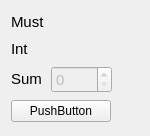
<?xml version="1.0" encoding="UTF-8"?>
<ui version="4.0">
 <class>RuneCutSelector</class>
 <widget class="QWidget" name="RuneCutSelector">
  <property name="geometry">
   <rect>
    <x>0</x>
    <y>0</y>
    <width>150</width>
    <height>136</height>
   </rect>
  </property>
  <property name="sizePolicy">
   <sizepolicy hsizetype="Fixed" vsizetype="Fixed">
    <horstretch>0</horstretch>
    <verstretch>0</verstretch>
   </sizepolicy>
  </property>
  <property name="minimumSize">
   <size>
    <width>150</width>
    <height>0</height>
   </size>
  </property>
  <property name="maximumSize">
   <size>
    <width>150</width>
    <height>16777215</height>
   </size>
  </property>
  <property name="windowTitle">
   <string>Form</string>
  </property>
  <layout class="QGridLayout" name="gridLayout" columnstretch="0,1">
   <item row="0" column="0">
    <widget class="QLabel" name="label_2">
     <property name="sizePolicy">
      <sizepolicy hsizetype="Fixed" vsizetype="Fixed">
       <horstretch>0</horstretch>
       <verstretch>0</verstretch>
      </sizepolicy>
     </property>
     <property name="minimumSize">
      <size>
       <width>0</width>
       <height>20</height>
      </size>
     </property>
     <property name="maximumSize">
      <size>
       <width>35</width>
       <height>20</height>
      </size>
     </property>
     <property name="font">
      <font>
       <pointsize>11</pointsize>
      </font>
     </property>
     <property name="text">
      <string>Must</string>
     </property>
    </widget>
   </item>
   <item row="1" column="0">
    <widget class="QLabel" name="label">
     <property name="sizePolicy">
      <sizepolicy hsizetype="Fixed" vsizetype="Fixed">
       <horstretch>0</horstretch>
       <verstretch>0</verstretch>
      </sizepolicy>
     </property>
     <property name="minimumSize">
      <size>
       <width>0</width>
       <height>20</height>
      </size>
     </property>
     <property name="maximumSize">
      <size>
       <width>35</width>
       <height>20</height>
      </size>
     </property>
     <property name="font">
      <font>
       <pointsize>11</pointsize>
      </font>
     </property>
     <property name="text">
      <string>Int</string>
     </property>
    </widget>
   </item>
   <item row="2" column="0" alignment="Qt::AlignLeft">
    <widget class="QLabel" name="label_3">
     <property name="sizePolicy">
      <sizepolicy hsizetype="Fixed" vsizetype="Fixed">
       <horstretch>0</horstretch>
       <verstretch>0</verstretch>
      </sizepolicy>
     </property>
     <property name="maximumSize">
      <size>
       <width>35</width>
       <height>20</height>
      </size>
     </property>
     <property name="font">
      <font>
       <pointsize>11</pointsize>
      </font>
     </property>
     <property name="text">
      <string>Sum</string>
     </property>
    </widget>
   </item>
   <item row="1" column="1">
    <layout class="QHBoxLayout" name="maybeIntLayout"/>
   </item>
   <item row="2" column="1" alignment="Qt::AlignLeft">
    <widget class="QSpinBox" name="spinBox">
     <property name="enabled">
      <bool>false</bool>
     </property>
     <property name="maximumSize">
      <size>
       <width>70</width>
       <height>16777215</height>
      </size>
     </property>
     <property name="font">
      <font>
       <pointsize>11</pointsize>
      </font>
     </property>
     <property name="maximum">
      <number>1000</number>
     </property>
    </widget>
   </item>
   <item row="0" column="1">
    <layout class="QHBoxLayout" name="mustbeLayout"/>
   </item>
   <item row="3" column="0" colspan="2" alignment="Qt::AlignLeft">
    <widget class="QPushButton" name="applyPushButton">
     <property name="sizePolicy">
      <sizepolicy hsizetype="Fixed" vsizetype="Fixed">
       <horstretch>0</horstretch>
       <verstretch>0</verstretch>
      </sizepolicy>
     </property>
     <property name="minimumSize">
      <size>
       <width>100</width>
       <height>0</height>
      </size>
     </property>
     <property name="maximumSize">
      <size>
       <width>100</width>
       <height>16777215</height>
      </size>
     </property>
     <property name="text">
      <string>PushButton</string>
     </property>
    </widget>
   </item>
  </layout>
 </widget>
 <resources/>
 <connections/>
</ui>
